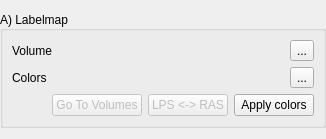
     <widget class="QWidget" name="BoneSegmentationPage">
      <property name="accessibleName">
       <string>Load inputs</string>
      </property>
      <property name="accessibleDescription">
       <string>&lt;!DOCTYPE HTML PUBLIC &quot;-//W3C//DTD HTML 4.0//EN&quot; &quot;http://www.w3.org/TR/REC-html40/strict.dtd&quot;&gt;
&lt;html&gt;&lt;head&gt;&lt;meta name=&quot;qrichtext&quot; content=&quot;1&quot; /&gt;&lt;style type=&quot;text/css&quot;&gt;
p, li { white-space: pre-wrap; }
&lt;/style&gt;&lt;/head&gt;&lt;body style=&quot; font-family:'MS Shell Dlg 2'; font-size:8.25pt; font-weight:400; font-style:normal;&quot;&gt;
&lt;p style=&quot; margin-top:12px; margin-bottom:12px; margin-left:0px; margin-right:0px; -qt-block-indent:0; text-indent:0px;&quot;&gt;&lt;span style=&quot; font-size:10pt; font-weight:600;&quot;&gt;Load the labelmap to reposition and its corresponding color table.&lt;/span&gt;&lt;span style=&quot; font-size:8pt; font-weight:600;&quot;&gt; &lt;/span&gt;&lt;/p&gt;
&lt;p style=&quot; margin-top:12px; margin-bottom:12px; margin-left:0px; margin-right:0px; -qt-block-indent:0; text-indent:0px;&quot;&gt;&lt;span style=&quot; font-size:8pt;&quot;&gt;Load files in &amp;quot;&lt;/span&gt;&lt;span style=&quot; font-size:8pt; font-style:italic;&quot;&gt;File -&amp;gt; Add data&lt;/span&gt;&lt;span style=&quot; font-size:8pt;&quot;&gt;&amp;quot; or using the buttons on the right side of the input boxes.&lt;/span&gt;&lt;/p&gt;
&lt;p style=&quot; margin-top:12px; margin-bottom:12px; margin-left:0px; margin-right:0px; -qt-block-indent:0; text-indent:0px;&quot;&gt;&lt;span style=&quot; font-size:8pt;&quot;&gt;A color table file contains the labels' names and colors for each volume scalar value. It is important to load the color table corresponding to the volume because the bones and skin label information is used by the workflow steps.The loaded color file is automatically associated to the loaded volume upon selection or loading.&lt;/span&gt;&lt;/p&gt;
&lt;p style=&quot; margin-top:12px; margin-bottom:12px; margin-left:0px; margin-right:0px; -qt-block-indent:0; text-indent:0px;&quot;&gt;&lt;span style=&quot; font-size:8pt;&quot;&gt;The volume can be transformed with the &lt;/span&gt;&lt;span style=&quot; font-size:8pt; font-style:italic;&quot;&gt;LPS &amp;lt;-&amp;gt; RAS&lt;/span&gt;&lt;span style=&quot; font-size:8pt;&quot;&gt; button (more transformed available when the button is developed).&lt;/span&gt;&lt;/p&gt;
&lt;p style=&quot; margin-top:12px; margin-bottom:12px; margin-left:0px; margin-right:0px; -qt-block-indent:0; text-indent:0px;&quot;&gt;&lt;span style=&quot; font-size:8pt;&quot;&gt;Advanced volume information and controls are available in the &lt;/span&gt;&lt;span style=&quot; font-size:8pt; font-style:italic;&quot;&gt;Volumes&lt;/span&gt;&lt;span style=&quot; font-size:8pt;&quot;&gt; module.&lt;/span&gt;&lt;/p&gt;&lt;/body&gt;&lt;/html&gt;</string>
      </property>
      <layout class="QFormLayout" name="formLayout_3">
       <property name="fieldGrowthPolicy">
        <enum>QFormLayout::AllNonFixedFieldsGrow</enum>
       </property>
       <property name="leftMargin">
        <number>0</number>
       </property>
       <property name="rightMargin">
        <number>0</number>
       </property>
       <item row="0" column="0" colspan="2">
        <widget class="ctkCollapsibleGroupBox" name="LabelmapCollapsibleGroupBox">
         <property name="sizePolicy">
          <sizepolicy hsizetype="Preferred" vsizetype="Minimum">
           <horstretch>0</horstretch>
           <verstretch>0</verstretch>
          </sizepolicy>
         </property>
         <property name="layoutDirection">
          <enum>Qt::LeftToRight</enum>
         </property>
         <property name="title">
          <string>A) Labelmap</string>
         </property>
         <property name="alignment">
          <set>Qt::AlignLeading|Qt::AlignLeft|Qt::AlignVCenter</set>
         </property>
         <property name="flat">
          <bool>false</bool>
         </property>
         <layout class="QGridLayout" name="gridLayout_3">
          <item row="0" column="0">
           <widget class="QLabel" name="LabelmapVolumeLabel">
            <property name="sizePolicy">
             <sizepolicy hsizetype="Preferred" vsizetype="Minimum">
              <horstretch>0</horstretch>
              <verstretch>0</verstretch>
             </sizepolicy>
            </property>
            <property name="text">
             <string>Volume</string>
            </property>
           </widget>
          </item>
          <item row="0" column="1">
           <widget class="qMRMLNodeComboBox" name="LabelmapVolumeNodeComboBox">
            <property name="sizePolicy">
             <sizepolicy hsizetype="Expanding" vsizetype="Minimum">
              <horstretch>0</horstretch>
              <verstretch>0</verstretch>
             </sizepolicy>
            </property>
            <property name="toolTip">
             <string>Select the volume to change the color table</string>
            </property>
            <property name="nodeTypes">
             <stringlist>
              <string>vtkMRMLScalarVolumeNode</string>
             </stringlist>
            </property>
            <property name="addEnabled">
             <bool>false</bool>
            </property>
            <property name="renameEnabled">
             <bool>true</bool>
            </property>
            <property name="noneDisplay">
             <string/>
            </property>
           </widget>
          </item>
          <item row="1" column="0">
           <widget class="QLabel" name="LabelmapColorLabel">
            <property name="sizePolicy">
             <sizepolicy hsizetype="Preferred" vsizetype="Minimum">
              <horstretch>0</horstretch>
              <verstretch>0</verstretch>
             </sizepolicy>
            </property>
            <property name="text">
             <string>Colors</string>
            </property>
           </widget>
          </item>
          <item row="1" column="1">
           <widget class="qMRMLNodeComboBox" name="LabelmapColorNodeComboBox">
            <property name="sizePolicy">
             <sizepolicy hsizetype="Expanding" vsizetype="Minimum">
              <horstretch>0</horstretch>
              <verstretch>0</verstretch>
             </sizepolicy>
            </property>
            <property name="toolTip">
             <string>Select the color table to apply to the volume</string>
            </property>
            <property name="nodeTypes">
             <stringlist>
              <string>vtkMRMLColorTableNode</string>
             </stringlist>
            </property>
            <property name="baseName">
             <string>ColorTable</string>
            </property>
            <property name="noneEnabled">
             <bool>true</bool>
            </property>
            <property name="addEnabled">
             <bool>false</bool>
            </property>
            <property name="noneDisplay">
             <string>Greyscale</string>
            </property>
           </widget>
          </item>
          <item row="2" column="0" colspan="3">
           <layout class="QHBoxLayout" name="horizontalLayout_6">
            <item>
             <spacer name="horizontalSpacer_5">
              <property name="orientation">
               <enum>Qt::Horizontal</enum>
              </property>
              <property name="sizeHint" stdset="0">
               <size>
                <width>40</width>
                <height>20</height>
               </size>
              </property>
             </spacer>
            </item>
            <item>
             <widget class="QPushButton" name="LabelmapGoToModulePushButton">
              <property name="enabled">
               <bool>false</bool>
              </property>
              <property name="toolTip">
               <string>Open the &quot;Volumes&quot; module</string>
              </property>
              <property name="text">
               <string>Go To Volumes</string>
              </property>
              <property name="workflow" stdset="0">
               <stringlist>
                <string>2</string>
               </stringlist>
              </property>
             </widget>
            </item>
            <item>
             <widget class="ctkMenuButton" name="LPSRASTransformPushButton">
              <property name="enabled">
               <bool>false</bool>
              </property>
              <property name="text">
               <string>LPS &lt;-&gt; RAS</string>
              </property>
              <property name="workflow" stdset="0">
               <stringlist>
                <string>1</string>
                <string>2</string>
               </stringlist>
              </property>
             </widget>
            </item>
            <item>
             <widget class="QPushButton" name="LabelMapApplyColorNodePushButton">
              <property name="sizePolicy">
               <sizepolicy hsizetype="Minimum" vsizetype="Fixed">
                <horstretch>0</horstretch>
                <verstretch>0</verstretch>
               </sizepolicy>
              </property>
              <property name="toolTip">
               <string>Apply the selected color table to the selected volume</string>
              </property>
              <property name="text">
               <string>Apply colors</string>
              </property>
              <property name="workflow" stdset="0">
               <stringlist/>
              </property>
             </widget>
            </item>
           </layout>
          </item>
          <item row="0" column="2">
           <widget class="QToolButton" name="LabelmapVolumeNodeToolButton">
            <property name="toolTip">
             <string>Load labelmap to reposition.</string>
            </property>
            <property name="text">
             <string>...</string>
            </property>
           </widget>
          </item>
          <item row="1" column="2">
           <widget class="QToolButton" name="LabelmapColorNodeToolButton">
            <property name="toolTip">
             <string>Load color file associated to the loaded volume. It must contain the name of each scalar value of the loaded volume (e.g.: 0 -&gt; &quot;air&quot;, 1 -&gt; &quot;bone&quot;, 2-&gt; &quot;skin&quot;, 3-&gt; &quot;muscle&quot;...)</string>
            </property>
            <property name="text">
             <string>...</string>
            </property>
           </widget>
          </item>
         </layout>
        </widget>
       </item>
      </layout>
     </widget>
